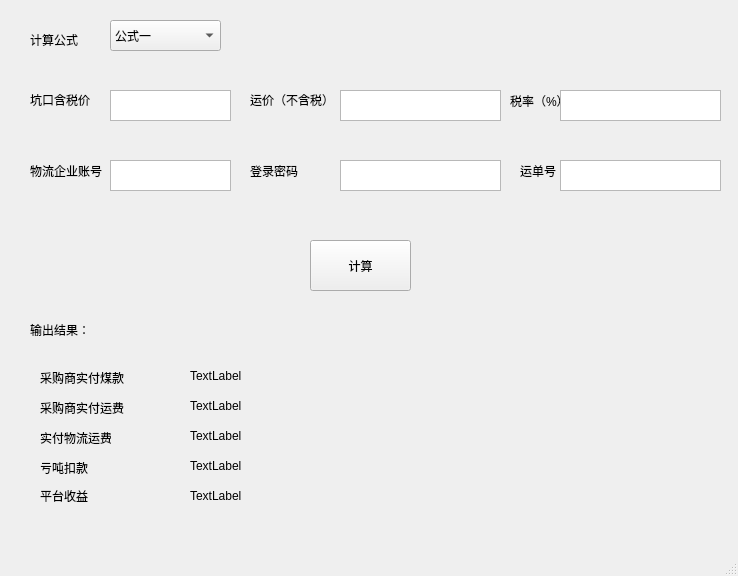
<?xml version="1.0" encoding="UTF-8"?>
<ui version="4.0">
 <class>MainWindow</class>
 <widget class="QMainWindow" name="MainWindow">
  <property name="geometry">
   <rect>
    <x>0</x>
    <y>0</y>
    <width>738</width>
    <height>576</height>
   </rect>
  </property>
  <property name="windowTitle">
   <string>MainWindow</string>
  </property>
  <widget class="QWidget" name="centralwidget">
   <widget class="QLabel" name="label_2">
    <property name="geometry">
     <rect>
      <x>510</x>
      <y>90</y>
      <width>91</width>
      <height>21</height>
     </rect>
    </property>
    <property name="text">
     <string>税率（%）</string>
    </property>
   </widget>
   <widget class="QTextEdit" name="textEdit_2">
    <property name="geometry">
     <rect>
      <x>560</x>
      <y>90</y>
      <width>161</width>
      <height>31</height>
     </rect>
    </property>
   </widget>
   <widget class="QLabel" name="label_3">
    <property name="geometry">
     <rect>
      <x>30</x>
      <y>90</y>
      <width>101</width>
      <height>20</height>
     </rect>
    </property>
    <property name="text">
     <string>坑口含税价</string>
    </property>
   </widget>
   <widget class="QTextEdit" name="textEdit_3">
    <property name="geometry">
     <rect>
      <x>110</x>
      <y>90</y>
      <width>121</width>
      <height>31</height>
     </rect>
    </property>
   </widget>
   <widget class="QLabel" name="label_5">
    <property name="geometry">
     <rect>
      <x>250</x>
      <y>90</y>
      <width>81</width>
      <height>20</height>
     </rect>
    </property>
    <property name="text">
     <string>运价（不含税）</string>
    </property>
   </widget>
   <widget class="QTextEdit" name="textEdit_5">
    <property name="geometry">
     <rect>
      <x>340</x>
      <y>90</y>
      <width>161</width>
      <height>31</height>
     </rect>
    </property>
   </widget>
   <widget class="QLabel" name="label_7">
    <property name="geometry">
     <rect>
      <x>520</x>
      <y>160</y>
      <width>91</width>
      <height>21</height>
     </rect>
    </property>
    <property name="text">
     <string>运单号</string>
    </property>
   </widget>
   <widget class="QTextEdit" name="textEdit_7">
    <property name="geometry">
     <rect>
      <x>560</x>
      <y>160</y>
      <width>161</width>
      <height>31</height>
     </rect>
    </property>
   </widget>
   <widget class="QPushButton" name="pushButton">
    <property name="geometry">
     <rect>
      <x>310</x>
      <y>240</y>
      <width>101</width>
      <height>51</height>
     </rect>
    </property>
    <property name="text">
     <string>计算</string>
    </property>
   </widget>
   <widget class="QComboBox" name="comboBox">
    <property name="geometry">
     <rect>
      <x>110</x>
      <y>20</y>
      <width>111</width>
      <height>31</height>
     </rect>
    </property>
    <item>
     <property name="text">
      <string>公式一</string>
     </property>
    </item>
    <item>
     <property name="text">
      <string>公式二</string>
     </property>
    </item>
   </widget>
   <widget class="QLabel" name="label_10">
    <property name="geometry">
     <rect>
      <x>30</x>
      <y>30</y>
      <width>71</width>
      <height>20</height>
     </rect>
    </property>
    <property name="text">
     <string>计算公式</string>
    </property>
   </widget>
   <widget class="QLabel" name="label_11">
    <property name="geometry">
     <rect>
      <x>30</x>
      <y>320</y>
      <width>71</width>
      <height>20</height>
     </rect>
    </property>
    <property name="text">
     <string>输出结果：</string>
    </property>
   </widget>
   <widget class="QLabel" name="label">
    <property name="geometry">
     <rect>
      <x>150</x>
      <y>290</y>
      <width>54</width>
      <height>12</height>
     </rect>
    </property>
    <property name="text">
     <string/>
    </property>
   </widget>
   <widget class="QWidget" name="widget" native="true">
    <property name="geometry">
     <rect>
      <x>30</x>
      <y>350</y>
      <width>351</width>
      <height>181</height>
     </rect>
    </property>
    <widget class="QLabel" name="label_8">
     <property name="geometry">
      <rect>
       <x>10</x>
       <y>20</y>
       <width>91</width>
       <height>16</height>
      </rect>
     </property>
     <property name="text">
      <string>采购商实付煤款</string>
     </property>
    </widget>
    <widget class="QLabel" name="label_9">
     <property name="geometry">
      <rect>
       <x>10</x>
       <y>110</y>
       <width>61</width>
       <height>16</height>
      </rect>
     </property>
     <property name="text">
      <string>亏吨扣款</string>
     </property>
    </widget>
    <widget class="QLabel" name="label_12">
     <property name="geometry">
      <rect>
       <x>10</x>
       <y>80</y>
       <width>71</width>
       <height>16</height>
      </rect>
     </property>
     <property name="text">
      <string>实付物流运费</string>
     </property>
    </widget>
    <widget class="QLabel" name="label_13">
     <property name="geometry">
      <rect>
       <x>10</x>
       <y>50</y>
       <width>91</width>
       <height>16</height>
      </rect>
     </property>
     <property name="text">
      <string>采购商实付运费</string>
     </property>
    </widget>
    <widget class="QLabel" name="label_14">
     <property name="geometry">
      <rect>
       <x>10</x>
       <y>140</y>
       <width>54</width>
       <height>12</height>
      </rect>
     </property>
     <property name="text">
      <string>平台收益</string>
     </property>
    </widget>
    <widget class="QLabel" name="label_15">
     <property name="geometry">
      <rect>
       <x>160</x>
       <y>20</y>
       <width>54</width>
       <height>12</height>
      </rect>
     </property>
     <property name="text">
      <string>TextLabel</string>
     </property>
    </widget>
    <widget class="QLabel" name="label_16">
     <property name="geometry">
      <rect>
       <x>160</x>
       <y>50</y>
       <width>54</width>
       <height>12</height>
      </rect>
     </property>
     <property name="text">
      <string>TextLabel</string>
     </property>
    </widget>
    <widget class="QLabel" name="label_17">
     <property name="geometry">
      <rect>
       <x>160</x>
       <y>80</y>
       <width>54</width>
       <height>12</height>
      </rect>
     </property>
     <property name="text">
      <string>TextLabel</string>
     </property>
    </widget>
    <widget class="QLabel" name="label_18">
     <property name="geometry">
      <rect>
       <x>160</x>
       <y>110</y>
       <width>54</width>
       <height>12</height>
      </rect>
     </property>
     <property name="text">
      <string>TextLabel</string>
     </property>
    </widget>
    <widget class="QLabel" name="label_19">
     <property name="geometry">
      <rect>
       <x>160</x>
       <y>140</y>
       <width>54</width>
       <height>12</height>
      </rect>
     </property>
     <property name="text">
      <string>TextLabel</string>
     </property>
    </widget>
   </widget>
   <widget class="QLabel" name="label_20">
    <property name="geometry">
     <rect>
      <x>30</x>
      <y>160</y>
      <width>91</width>
      <height>21</height>
     </rect>
    </property>
    <property name="text">
     <string>物流企业账号</string>
    </property>
   </widget>
   <widget class="QLabel" name="label_21">
    <property name="geometry">
     <rect>
      <x>250</x>
      <y>160</y>
      <width>91</width>
      <height>21</height>
     </rect>
    </property>
    <property name="text">
     <string>登录密码</string>
    </property>
   </widget>
   <widget class="QTextEdit" name="textEdit_8">
    <property name="geometry">
     <rect>
      <x>340</x>
      <y>160</y>
      <width>161</width>
      <height>31</height>
     </rect>
    </property>
   </widget>
   <widget class="QTextEdit" name="textEdit_9">
    <property name="geometry">
     <rect>
      <x>110</x>
      <y>160</y>
      <width>121</width>
      <height>31</height>
     </rect>
    </property>
   </widget>
  </widget>
  <widget class="QStatusBar" name="statusbar"/>
  <widget class="QMenuBar" name="menubar">
   <property name="geometry">
    <rect>
     <x>0</x>
     <y>0</y>
     <width>738</width>
     <height>23</height>
    </rect>
   </property>
  </widget>
 </widget>
 <resources/>
 <connections/>
</ui>
